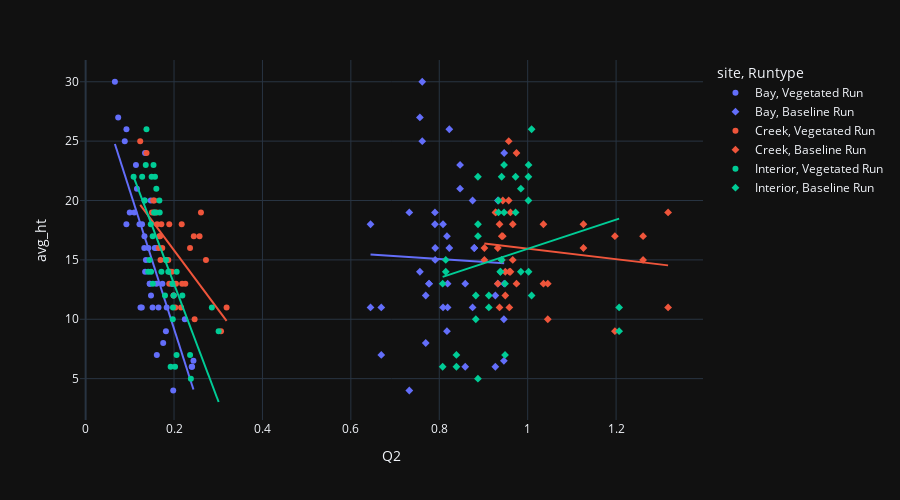

The code cell stored with this chart in its notebook:
### Markdown cell above
## EDA and Scatterplots

### Code cell
fig = px.scatter(dff, x='Q2', y='avg_ht', color='site', symbol='Runtype', trendline='ols', template='plotly_dark')
fig.update_layout(
    height=500,
    autosize=True,)
fig.show()

### Figure 1 — Plotly figure (JSON) as saved in the notebook; plotly's stock layout.template omitted (floating-point values rounded to 4 significant figures)
{"data": [{"hovertemplate": "site=Bay<br>Runtype=Vegetated Run<br>Q2=%{x}<br>avg_ht=%{y}<extra></extra>", "legendgroup": "Bay, Vegetated Run", "marker": {"color": "#636efa", "symbol": "circle"}, "mode": "markers", "name": "Bay, Vegetated Run", "orientation": "v", "showlegend": true, "type": "scatter", "x": [0.2439, 0.127, 0.1101, 0.1364, 0.1515, 0.1564, 0.1344, 0.2408, 0.161, 0.1449, 0.1277, 0.09234, 0.1834, 0.1472, 0.2399, 0.1755, 0.09976, 0.08855, 0.1346, 0.1816, 0.1161, 0.2244, 0.09222, 0.1218, 0.1327, 0.1602, 0.1593, 0.1963, 0.1993, 0.1241, 0.1452, 0.1649, 0.142, 0.1332, 0.1961, 0.1736, 0.1479, 0.1981, 0.06621, 0.07368, 0.1331, 0.1138], "xaxis": "x", "y": [6.5, 11, 19, 15, 11, 16, 24, 6, 7, 13, 18, 26, 11, 20, 6, 8, 19, 25, 14, 9, 21, 10, 18, 18, 16, 13, 16, 13, 12, 11, 13, 11, 16, 20, 13, 13, 12, 4, 30, 27, 17, 23], "yaxis": "y"}, {"hovertemplate": "<b>OLS trendline</b><br>avg_ht = -116.314 * Q2 + 32.4581<br>R<sup>2</sup>=0.681552<br><br>site=Bay<br>Runtype=Vegetated Run<br>Q2=%{x}<br>avg_ht=%{y} <b>(trend)</b><extra></extra>", "legendgroup": "Bay, Vegetated Run", "marker": {"color": "#636efa", "symbol": "circle"}, "mode": "lines", "name": "Bay, Vegetated Run", "showlegend": false, "type": "scatter", "x": [0.06621, 0.07368, 0.08855, 0.09222, 0.09234, 0.09976, 0.1101, 0.1138, 0.1161, 0.1218, 0.1241, 0.127, 0.1277, 0.1327, 0.1331, 0.1332, 0.1344, 0.1346, 0.1364, 0.142, 0.1449, 0.1452, 0.1472, 0.1479, 0.1515, 0.1564, 0.1593, 0.1602, 0.161, 0.1649, 0.1736, 0.1755, 0.1816, 0.1834, 0.1961, 0.1963, 0.1981, 0.1993, 0.2244, 0.2399, 0.2408, 0.2439], "xaxis": "x", "y": [24.76, 23.89, 22.16, 21.73, 21.72, 20.85, 19.65, 19.22, 18.96, 18.29, 18.02, 17.68, 17.61, 17.03, 16.98, 16.97, 16.83, 16.8, 16.6, 15.94, 15.61, 15.57, 15.33, 15.26, 14.84, 14.26, 13.92, 13.83, 13.73, 13.28, 12.26, 12.05, 11.34, 11.13, 9.652, 9.622, 9.411, 9.281, 6.361, 4.558, 4.452, 4.088], "yaxis": "y"}, {"hovertemplate": "site=Bay<br>Runtype=Baseline Run<br>Q2=%{x}<br>avg_ht=%{y}<extra></extra>", "legendgroup": "Bay, Baseline Run", "marker": {"color": "#636efa", "symbol": "diamond"}, "mode": "markers", "name": "Bay, Baseline Run", "orientation": "v", "showlegend": true, "type": "scatter", "x": [0.9461, 0.6445, 0.7902, 0.7908, 0.8189, 0.8791, 0.9468, 0.9268, 0.6688, 0.7768, 0.8085, 0.8227, 0.8753, 0.9326, 0.8587, 0.7694, 0.7322, 0.7615, 0.7561, 0.8173, 0.847, 0.9461, 0.6445, 0.7902, 0.7908, 0.8189, 0.8791, 0.9468, 0.9268, 0.6688, 0.7768, 0.8085, 0.8227, 0.8753, 0.9326, 0.8587, 0.7694, 0.7322, 0.7615, 0.7561, 0.8173, 0.847], "xaxis": "x", "y": [6.5, 11, 19, 15, 11, 16, 24, 6, 7, 13, 18, 26, 11, 20, 6, 8, 19, 25, 14, 9, 21, 10, 18, 18, 16, 13, 16, 13, 12, 11, 13, 11, 16, 20, 13, 13, 12, 4, 30, 27, 17, 23], "yaxis": "y"}, {"hovertemplate": "<b>OLS trendline</b><br>avg_ht = -2.45723 * Q2 + 17.0448<br>R<sup>2</sup>=0.001097<br><br>site=Bay<br>Runtype=Baseline Run<br>Q2=%{x}<br>avg_ht=%{y} <b>(trend)</b><extra></extra>", "legendgroup": "Bay, Baseline Run", "marker": {"color": "#636efa", "symbol": "diamond"}, "mode": "lines", "name": "Bay, Baseline Run", "showlegend": false, "type": "scatter", "x": [0.6445, 0.6445, 0.6688, 0.6688, 0.7322, 0.7322, 0.7561, 0.7561, 0.7615, 0.7615, 0.7694, 0.7694, 0.7768, 0.7768, 0.7902, 0.7902, 0.7908, 0.7908, 0.8085, 0.8085, 0.8173, 0.8173, 0.8189, 0.8189, 0.8227, 0.8227, 0.847, 0.847, 0.8587, 0.8587, 0.8753, 0.8753, 0.8791, 0.8791, 0.9268, 0.9268, 0.9326, 0.9326, 0.9461, 0.9461, 0.9468, 0.9468], "xaxis": "x", "y": [15.46, 15.46, 15.4, 15.4, 15.25, 15.25, 15.19, 15.19, 15.17, 15.17, 15.15, 15.15, 15.14, 15.14, 15.1, 15.1, 15.1, 15.1, 15.06, 15.06, 15.04, 15.04, 15.03, 15.03, 15.02, 15.02, 14.96, 14.96, 14.93, 14.93, 14.89, 14.89, 14.88, 14.88, 14.77, 14.77, 14.75, 14.75, 14.72, 14.72, 14.72, 14.72], "yaxis": "y"}, {"hovertemplate": "site=Creek<br>Runtype=Vegetated Run<br>Q2=%{x}<br>avg_ht=%{y}<extra></extra>", "legendgroup": "Creek, Vegetated Run", "marker": {"color": "#EF553B", "symbol": "circle"}, "mode": "markers", "name": "Creek, Vegetated Run", "orientation": "v", "showlegend": true, "type": "scatter", "x": [0.2173, 0.2722, 0.1656, 0.1554, 0.1904, 0.2043, 0.2255, 0.1892, 0.1529, 0.1949, 0.1713, 0.1608, 0.2447, 0.2609, 0.1734, 0.15, 0.182, 0.1616, 0.2362, 0.2577, 0.1694, 0.1235, 0.2159, 0.1377, 0.2465, 0.2183, 0.1669, 0.1989, 0.187, 0.1904, 0.3062, 0.3189, 0.1891, 0.1543, 0.1686, 0.2029], "xaxis": "x", "y": [18, 15, 16, 20, 14, 13, 13, 18, 20, 14, 18, 19, 17, 19, 16, 19, 15, 18, 16, 17, 15, 25, 11, 24, 10, 13, 17, 12, 15, 14, 9, 11, 13, 19, 17, 11], "yaxis": "y"}, {"hovertemplate": "<b>OLS trendline</b><br>avg_ht = -50.0155 * Q2 + 25.8096<br>R<sup>2</sup>=0.396032<br><br>site=Creek<br>Runtype=Vegetated Run<br>Q2=%{x}<br>avg_ht=%{y} <b>(trend)</b><extra></extra>", "legendgroup": "Creek, Vegetated Run", "marker": {"color": "#EF553B", "symbol": "circle"}, "mode": "lines", "name": "Creek, Vegetated Run", "showlegend": false, "type": "scatter", "x": [0.1235, 0.1377, 0.15, 0.1529, 0.1543, 0.1554, 0.1608, 0.1616, 0.1656, 0.1669, 0.1686, 0.1694, 0.1713, 0.1734, 0.182, 0.187, 0.1891, 0.1892, 0.1904, 0.1904, 0.1949, 0.1989, 0.2029, 0.2043, 0.2159, 0.2173, 0.2183, 0.2255, 0.2362, 0.2447, 0.2465, 0.2577, 0.2609, 0.2722, 0.3062, 0.3189], "xaxis": "x", "y": [19.64, 18.92, 18.31, 18.16, 18.09, 18.04, 17.77, 17.73, 17.53, 17.46, 17.38, 17.34, 17.24, 17.14, 16.71, 16.46, 16.35, 16.35, 16.29, 16.28, 16.06, 15.86, 15.66, 15.59, 15.01, 14.94, 14.89, 14.53, 14.0, 13.57, 13.48, 12.92, 12.76, 12.2, 10.49, 9.862], "yaxis": "y"}, {"hovertemplate": "site=Creek<br>Runtype=Baseline Run<br>Q2=%{x}<br>avg_ht=%{y}<extra></extra>", "legendgroup": "Creek, Baseline Run", "marker": {"color": "#EF553B", "symbol": "diamond"}, "mode": "markers", "name": "Creek, Baseline Run", "orientation": "v", "showlegend": true, "type": "scatter", "x": [1.126, 1.261, 0.9021, 0.9571, 0.9585, 0.9747, 1.045, 1.036, 0.9437, 0.9493, 0.9662, 0.961, 1.197, 1.318, 0.9323, 0.9274, 0.9413, 0.9363, 1.126, 1.261, 0.9021, 0.9571, 0.9585, 0.9747, 1.045, 1.036, 0.9437, 0.9493, 0.9662, 0.961, 1.197, 1.318, 0.9323, 0.9274, 0.9413, 0.9363], "xaxis": "x", "y": [18, 15, 16, 20, 14, 13, 13, 18, 20, 14, 18, 19, 17, 19, 16, 19, 15, 18, 16, 17, 15, 25, 11, 24, 10, 13, 17, 12, 15, 14, 9, 11, 13, 19, 17, 11], "yaxis": "y"}, {"hovertemplate": "<b>OLS trendline</b><br>avg_ht = -4.42616 * Q2 + 20.3692<br>R<sup>2</sup>=0.022181<br><br>site=Creek<br>Runtype=Baseline Run<br>Q2=%{x}<br>avg_ht=%{y} <b>(trend)</b><extra></extra>", "legendgroup": "Creek, Baseline Run", "marker": {"color": "#EF553B", "symbol": "diamond"}, "mode": "lines", "name": "Creek, Baseline Run", "showlegend": false, "type": "scatter", "x": [0.9021, 0.9021, 0.9274, 0.9274, 0.9323, 0.9323, 0.9363, 0.9363, 0.9413, 0.9413, 0.9437, 0.9437, 0.9493, 0.9493, 0.9571, 0.9571, 0.9585, 0.9585, 0.961, 0.961, 0.9662, 0.9662, 0.9747, 0.9747, 1.036, 1.036, 1.045, 1.045, 1.126, 1.126, 1.197, 1.197, 1.261, 1.261, 1.318, 1.318], "xaxis": "x", "y": [16.38, 16.38, 16.26, 16.26, 16.24, 16.24, 16.23, 16.23, 16.2, 16.2, 16.19, 16.19, 16.17, 16.17, 16.13, 16.13, 16.13, 16.13, 16.12, 16.12, 16.09, 16.09, 16.06, 16.06, 15.79, 15.79, 15.74, 15.74, 15.38, 15.38, 15.07, 15.07, 14.79, 14.79, 14.54, 14.54], "yaxis": "y"}, {"hovertemplate": "site=Interior<br>Runtype=Vegetated Run<br>Q2=%{x}<br>avg_ht=%{y}<extra></extra>", "legendgroup": "Interior, Vegetated Run", "marker": {"color": "#00cc96", "symbol": "circle"}, "mode": "markers", "name": "Interior, Vegetated Run", "orientation": "v", "showlegend": true, "type": "scatter", "x": [0.1279, 0.152, 0.1481, 0.1474, 0.1338, 0.1818, 0.2855, 0.2057, 0.1989, 0.187, 0.1675, 0.1536, 0.1971, 0.2363, 0.136, 0.1599, 0.1569, 0.1376, 0.2381, 0.2023, 0.1443, 0.1517, 0.155, 0.1085, 0.3009, 0.1923, 0.1975, 0.1715, 0.1492, 0.2059, 0.1795, 0.1962, 0.1579, 0.1414, 0.1668, 0.2188], "xaxis": "x", "y": [22, 13, 14, 18, 20, 15, 11, 7, 12, 14, 19, 23, 10, 7, 23, 21, 22, 26, 5, 6, 15, 17, 19, 22, 9, 6, 11, 14, 22, 14, 12, 13, 19, 14, 20, 12], "yaxis": "y"}, {"hovertemplate": "<b>OLS trendline</b><br>avg_ht = -98.5695 * Q2 + 32.6931<br>R<sup>2</sup>=0.532591<br><br>site=Interior<br>Runtype=Vegetated Run<br>Q2=%{x}<br>avg_ht=%{y} <b>(trend)</b><extra></extra>", "legendgroup": "Interior, Vegetated Run", "marker": {"color": "#00cc96", "symbol": "circle"}, "mode": "lines", "name": "Interior, Vegetated Run", "showlegend": false, "type": "scatter", "x": [0.1085, 0.1279, 0.1338, 0.136, 0.1376, 0.1414, 0.1443, 0.1474, 0.1481, 0.1492, 0.1517, 0.152, 0.1536, 0.155, 0.1569, 0.1579, 0.1599, 0.1668, 0.1675, 0.1715, 0.1795, 0.1818, 0.187, 0.1923, 0.1962, 0.1971, 0.1975, 0.1989, 0.2023, 0.2057, 0.2059, 0.2188, 0.2363, 0.2381, 0.2855, 0.3009], "xaxis": "x", "y": [22.0, 20.09, 19.5, 19.29, 19.13, 18.75, 18.47, 18.16, 18.1, 17.98, 17.74, 17.71, 17.55, 17.42, 17.23, 17.13, 16.93, 16.25, 16.18, 15.79, 15.0, 14.78, 14.26, 13.74, 13.35, 13.26, 13.22, 13.09, 12.75, 12.42, 12.39, 11.13, 9.403, 9.225, 4.55, 3.033], "yaxis": "y"}, {"hovertemplate": "site=Interior<br>Runtype=Baseline Run<br>Q2=%{x}<br>avg_ht=%{y}<extra></extra>", "legendgroup": "Interior, Baseline Run", "marker": {"color": "#00cc96", "symbol": "diamond"}, "mode": "markers", "name": "Interior, Baseline Run", "orientation": "v", "showlegend": true, "type": "scatter", "x": [0.8874, 0.8076, 0.8147, 0.8876, 0.9339, 0.941, 1.207, 0.8387, 0.9121, 0.9382, 0.9726, 1.002, 0.8826, 0.9488, 0.9465, 0.9845, 1.002, 1.009, 0.8874, 0.8076, 0.8147, 0.8876, 0.9339, 0.941, 1.207, 0.8387, 0.9121, 0.9382, 0.9726, 1.002, 0.8826, 0.9488, 0.9465, 0.9845, 1.002, 1.009], "xaxis": "x", "y": [22, 13, 14, 18, 20, 15, 11, 7, 12, 14, 19, 23, 10, 7, 23, 21, 22, 26, 5, 6, 15, 17, 19, 22, 9, 6, 11, 14, 22, 14, 12, 13, 19, 14, 20, 12], "yaxis": "y"}, {"hovertemplate": "<b>OLS trendline</b><br>avg_ht = 12.2848 * Q2 + 3.64973<br>R<sup>2</sup>=0.037907<br><br>site=Interior<br>Runtype=Baseline Run<br>Q2=%{x}<br>avg_ht=%{y} <b>(trend)</b><extra></extra>", "legendgroup": "Interior, Baseline Run", "marker": {"color": "#00cc96", "symbol": "diamond"}, "mode": "lines", "name": "Interior, Baseline Run", "showlegend": false, "type": "scatter", "x": [0.8076, 0.8076, 0.8147, 0.8147, 0.8387, 0.8387, 0.8826, 0.8826, 0.8874, 0.8874, 0.8876, 0.8876, 0.9121, 0.9121, 0.9339, 0.9339, 0.9382, 0.9382, 0.941, 0.941, 0.9465, 0.9465, 0.9488, 0.9488, 0.9726, 0.9726, 0.9845, 0.9845, 1.002, 1.002, 1.002, 1.002, 1.009, 1.009, 1.207, 1.207], "xaxis": "x", "y": [13.57, 13.57, 13.66, 13.66, 13.95, 13.95, 14.49, 14.49, 14.55, 14.55, 14.55, 14.55, 14.85, 14.85, 15.12, 15.12, 15.18, 15.18, 15.21, 15.21, 15.28, 15.28, 15.31, 15.31, 15.6, 15.6, 15.74, 15.74, 15.95, 15.95, 15.96, 15.96, 16.04, 16.04, 18.48, 18.48], "yaxis": "y"}], "layout": {"autosize": true, "height": 500, "legend": {"title": {"text": "site, Runtype"}, "tracegroupgap": 0}, "margin": {"t": 60}, "xaxis": {"anchor": "y", "domain": [0, 1], "title": {"text": "Q2"}}, "yaxis": {"anchor": "x", "domain": [0, 1], "title": {"text": "avg_ht"}}}}
